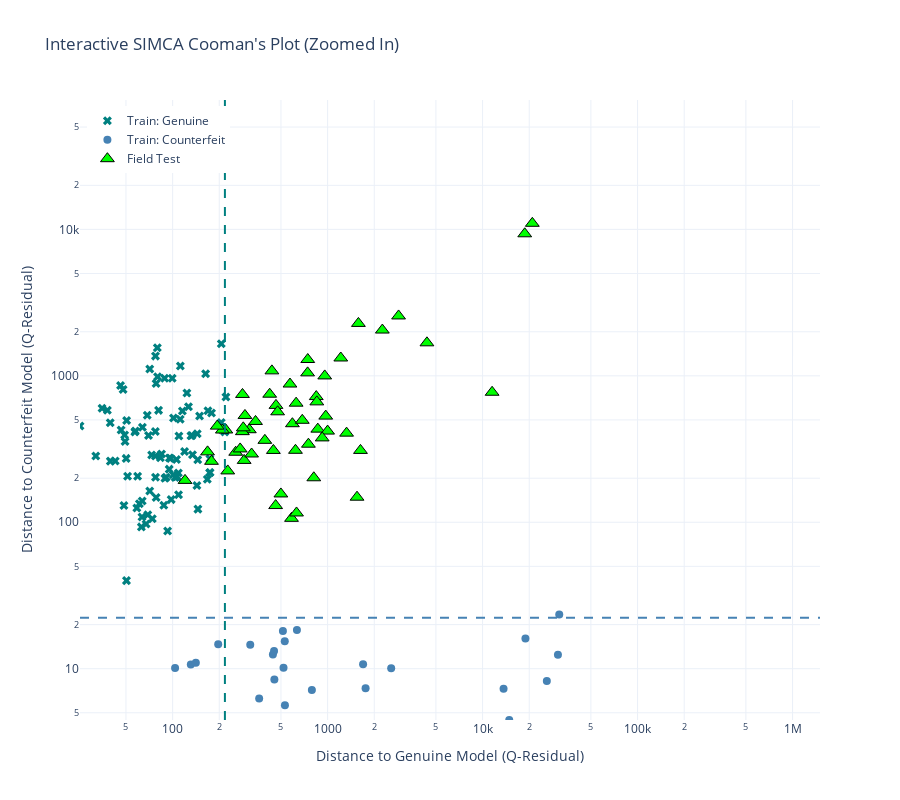

Notebook cell for this chart:
### Code cell
import plotly.graph_objects as go

# 1. Prepare Data for Plotting
# Ensure Run_ID is attached to the distance dataframes
dist_ft['Run_ID'] = field_test_data['run_id'].values
dist_train['Run_ID'] = known_data['run_id'].values 

# Extract limits
limit_gs = simca.limits['GS']
limit_cf = simca.limits['CF']

# 2. Create Plotly Figure
fig = go.Figure()

# --- Trace 1: Training Data (Genuine) ---
df_gs = dist_train[dist_train['Type'] == 'GS']
fig.add_trace(go.Scatter(
    x=df_gs['GS'], y=df_gs['CF'],
    mode='markers',
    name='Train: Genuine',
    marker=dict(color='teal', symbol='x', size=8),
    text=df_gs['Run_ID'], # This shows up on hover
    hovertemplate="<b>ID: %{text}</b><br>Dist GS: %{x:.1f}<br>Dist CF: %{y:.1f}<extra></extra>"
))

# --- Trace 2: Training Data (Counterfeit) ---
df_cf = dist_train[dist_train['Type'] == 'CF']
fig.add_trace(go.Scatter(
    x=df_cf['GS'], y=df_cf['CF'],
    mode='markers',
    name='Train: Counterfeit',
    marker=dict(color='steelblue', symbol='circle', size=8),
    text=df_cf['Run_ID'],
    hovertemplate="<b>ID: %{text}</b><br>Dist GS: %{x:.1f}<br>Dist CF: %{y:.1f}<extra></extra>"
))

# --- Trace 3: Field Test Data (Unknowns) ---
fig.add_trace(go.Scatter(
    x=dist_ft['GS'], y=dist_ft['CF'],
    mode='markers',
    name='Field Test',
    marker=dict(color='lime', symbol='triangle-up', size=12, line=dict(color='black', width=1)),
    text=dist_ft['Run_ID'],
    hovertemplate="<b>ID: %{text}</b><br>Dist GS: %{x:.1f}<br>Dist CF: %{y:.1f}<extra></extra>"
))

# 3. Add Limits (The Box)
fig.add_vline(x=limit_gs, line_dash="dash", line_color="teal", annotation_text="GS Limit")
fig.add_hline(y=limit_cf, line_dash="dash", line_color="steelblue", annotation_text="CF Limit")

max_x = np.quantile(dist_train['GS'], 0.99) * 50
max_y = np.quantile(dist_train['CF'], 0.99) * 50

# Update Layout with fixed ranges
fig.update_layout(
    title="Interactive SIMCA Cooman's Plot (Zoomed In)",
    xaxis_title="Distance to Genuine Model (Q-Residual)",
    yaxis_title="Distance to Counterfeit Model (Q-Residual)",
    xaxis_type="log", 
    yaxis_type="log",
    width=900,
    height=800,
    template="plotly_white",
    # FIX: Explicitly set the range for the log axes
    # np.log10 because Plotly log axes expect log10 values for range
    xaxis=dict(range=[np.log10(dist_train['GS'].min()), np.log10(max_x)]),
    yaxis=dict(range=[np.log10(dist_train['CF'].min()), np.log10(max_y)]),
    legend=dict(yanchor="top", y=0.99, xanchor="left", x=0.01)
)

fig.show()

### Figure 1 — Plotly figure (JSON) as saved in the notebook; plotly's stock layout.template omitted (floating-point values rounded to 4 significant figures)
{"data": [{"hovertemplate": "<b>ID: %{text}</b><br>Dist GS: %{x:.1f}<br>Dist CF: %{y:.1f}<extra></extra>", "marker": {"color": "teal", "size": 8, "symbol": "x"}, "mode": "markers", "name": "Train: Genuine", "text": ["3347RA21", "3347RAQV", "3347RAQZ", "3347RASB", "3347RASZ", "3353RA0I", "3353RA24", "3353RA2D", "3353RA5K", "3353RA7Z", "3353RA8D", "3353RA9F", "3353RA9S", "3353RADC", "3353RADD", "3353RADG", "3353RAEF", "3353RAFY", "3353RAGS", "3353RAI0", "3353RAIV", "3353RAJD", "3353RAJL", "3353RAKV", "3353RAQS", "3353RAUP", "3353RAYA", "3353RAZ0", "3353RAZB", "3353RAZV", "3347RA7A", "3347RAJ9", "3347RAPK", "3347RAPO", "3347RAWF", "3352RA0L", "3352RA0X_10", "3352RA0X_23", "3352RA31", "3352RA5F", "3352RA7Q", "3352RAB7", "3352RACA", "3352RADI", "3352RADN", "3352RAE7", "3352RAG6", "3352RAGF", "3352RAGT", "3352RAHD", "3352RAHT", "3352RAJ5", "3352RAMK", "3352RANS", "3352RAPL", "3352RAQP", "3352RATZ", "3352RAWF", "3352RAWV", "3347RA1E", "3347RA3H", "3347RA6I", "3347RA8G_2", "3347RA8G_5", "3347RA8L", "3347RA8W", "3347RA9E", "3347RABU", "3347RACJ", "3347RAEP", "3347RAF7", "3347RAFD", "3347RAGC", "3347RAGJ", "3347RAHL", "3347RAIC_1", "3347RAIC_10", "3347RAJ5", "3347RAKT", "3347RAM2", "3347RAMV", "3347RAO6", "3347RAPW", "3347RAS3", "3347RAT9", "3347RAU2", "3347RAUG", "3347RAV3", "3347RAWT"], "type": "scatter", "x": [106.8, 119.5, 77.37, 95.34, 126.6, 145.2, 81.15, 78.24, 105.9, 111.9, 143.5, 123.6, 58.75, 77.56, 69.18, 173.9, 167.4, 46.52, 39.64, 31.93, 42.64, 145.6, 69.9, 73.25, 67.42, 97.89, 89.24, 217.0, 68.59, 133.4, 100.8, 48.51, 78.27, 71.18, 50.15, 59.44, 62.87, 84.83, 63.67, 87.76, 106.3, 39.57, 51.2, 205.9, 49.33, 63.43, 131.3, 96.92, 109.0, 109.2, 178.2, 92.8, 83.43, 90.85, 61.04, 169.1, 104.0, 50.38, 112.2, 57.06, 49.0, 101.3, 47.91, 79.97, 163.3, 206.1, 73.98, 174.5, 25.26, 149.2, 173.3, 46.14, 71.19, 57.5, 50.5, 115.6, 35.05, 95.07, 88.8, 63.87, 144.2, 134.4, 77.44, 99.41, 79.69, 109.8, 77.54, 220.7, 37.93], "y": [205.2, 303.9, 417.2, 274.9, 614.8, 267.4, 581.1, 887.7, 268.6, 505.0, 178.0, 762.6, 125.2, 202.8, 112.6, 271.1, 196.6, 426.0, 261.5, 283.4, 262.1, 123.0, 391.2, 288.4, 97.37, 142.8, 199.9, 412.8, 537.6, 391.3, 211.2, 130.1, 147.4, 163.5, 273.0, 205.9, 92.99, 292.9, 139.8, 130.5, 204.5, 479.0, 206.4, 480.7, 356.2, 108.7, 390.1, 273.1, 217.0, 154.3, 556.7, 87.14, 276.2, 203.1, 133.8, 576.8, 201.9, 39.95, 1168.0, 413.9, 394.1, 515.0, 806.0, 985.5, 1034.0, 1654.0, 105.6, 218.8, 454.0, 531.3, 217.8, 859.2, 1115.0, 420.5, 495.6, 575.0, 601.3, 230.6, 963.2, 445.6, 402.8, 288.7, 283.2, 961.4, 1553.0, 387.8, 1364.0, 716.2, 581.5]}, {"hovertemplate": "<b>ID: %{text}</b><br>Dist GS: %{x:.1f}<br>Dist CF: %{y:.1f}<extra></extra>", "marker": {"color": "steelblue", "size": 8, "symbol": "circle"}, "mode": "markers", "name": "Train: Counterfeit", "text": ["4003RA0E", "4003RA5W", "4003RAEE", "4003RAF2", "4003RAJ8", "4003RAOS", "4003RAC9", "4003RAEE", "4003RAEG", "4003RAF4", "4003RAM0", "4003RAZ9", "4003RAH2", "4003RAIB", "4003RAKB", "4003RAP6", "4003RAPD", "4003RAUB", "4009MA0W", "4009MA4M", "4009MA8G", "4009MAEL", "4009MAGB", "4009MAWB"], "type": "scatter", "x": [529.2, 453.4, 634.0, 131.1, 196.9, 1759.0, 2572.0, 443.7, 141.2, 103.7, 316.9, 451.3, 530.4, 519.5, 361.8, 514.9, 791.7, 1694.0, 25980.0, 14860.0, 30640.0, 13660.0, 31240.0, 18910.0], "y": [15.4, 8.437, 18.41, 10.68, 14.7, 7.355, 10.06, 12.48, 11.0, 10.13, 14.57, 13.22, 5.638, 10.17, 6.248, 18.12, 7.147, 10.73, 8.238, 4.464, 12.44, 7.286, 23.48, 16.1]}, {"hovertemplate": "<b>ID: %{text}</b><br>Dist GS: %{x:.1f}<br>Dist CF: %{y:.1f}<extra></extra>", "marker": {"color": "lime", "line": {"color": "black", "width": 1}, "size": 12, "symbol": "triangle-up"}, "mode": "markers", "name": "Field Test", "text": ["4140IE0E", "4140IE88", "4140IEGB", "4140IEGJ", "4140IEMF", "4140IEPQ", "4140IEV0", "4140IEVV", "4143IE1O", "4143IE4C", "4143IE6D", "4143IE89", "4143IE95", "4143IE9H", "4143IEA6", "4143IEDH", "4143IEDI", "4143IEEG", "4143IEHB", "4143IEII", "4143IEO1", "4143IEQ1", "4143IEQ5", "4143IEQM", "4143IEQW", "4143IESU", "4143IEXK", "4144IEFZ", "4130IEVV", "4130TAHZ", "4130TASN", "4131TA0C", "4131TA2K", "4131TA45", "4131TA4J", "4131TA4M", "4131TA7V", "4131TA82", "4131TA9J", "4131TAAU", "4131TAAX", "4131TABG", "4131TAJ0", "4131TAM4", "4131TANC", "4131TAOW", "4131TAP6", "4131TAQX", "4131TARV", "4131TAX7", "4131TAYL", "4131TAZA", "4131TAZW", "4131WS8V"], "type": "scatter", "x": [571.8, 4376.0, 437.1, 423.0, 1216.0, 620.4, 744.6, 464.5, 255.3, 462.1, 845.0, 1326.0, 393.7, 972.7, 814.7, 592.8, 1630.0, 289.4, 312.6, 585.1, 2871.0, 446.9, 864.6, 323.3, 626.6, 2256.0, 686.5, 958.5, 1000.0, 923.0, 1549.0, 220.5, 209.4, 281.9, 178.2, 168.0, 476.0, 11520.0, 285.7, 743.1, 752.1, 630.3, 282.4, 194.0, 342.7, 18710.0, 120.3, 292.9, 499.6, 20950.0, 272.8, 1581.0, 226.9, 852.1], "y": [879.0, 1680.0, 1081.0, 749.3, 1324.0, 310.0, 1293.0, 628.4, 300.8, 130.1, 721.5, 406.1, 362.7, 530.9, 201.3, 471.0, 309.5, 264.6, 428.6, 106.4, 2564.0, 309.4, 432.5, 292.6, 650.7, 2054.0, 497.1, 998.7, 419.4, 376.8, 148.3, 426.9, 426.5, 415.8, 260.8, 302.5, 567.9, 772.4, 441.5, 1048.0, 341.3, 115.8, 746.4, 453.6, 488.1, 9332.0, 193.2, 536.3, 156.1, 11010.0, 316.9, 2280.0, 224.2, 664.0]}], "layout": {"annotations": [{"showarrow": false, "text": "GS Limit", "x": 217.5, "xanchor": "left", "xref": "x", "y": 1, "yanchor": "top", "yref": "y domain"}, {"showarrow": false, "text": "CF Limit", "x": 1, "xanchor": "right", "xref": "x domain", "y": 22.31, "yanchor": "bottom", "yref": "y"}], "height": 800, "legend": {"x": 0.01, "xanchor": "left", "y": 0.99, "yanchor": "top"}, "shapes": [{"line": {"color": "teal", "dash": "dash"}, "type": "line", "x0": 217.5, "x1": 217.5, "xref": "x", "y0": 0, "y1": 1, "yref": "y domain"}, {"line": {"color": "steelblue", "dash": "dash"}, "type": "line", "x0": 0, "x1": 1, "xref": "x domain", "y0": 22.31, "y1": 22.31, "yref": "y"}], "title": {"text": "Interactive SIMCA Cooman's Plot (Zoomed In)"}, "width": 900, "xaxis": {"range": [1.402, 6.177], "title": {"text": "Distance to Genuine Model (Q-Residual)"}, "type": "log"}, "yaxis": {"range": [0.6497, 4.884], "title": {"text": "Distance to Counterfeit Model (Q-Residual)"}, "type": "log"}}}
